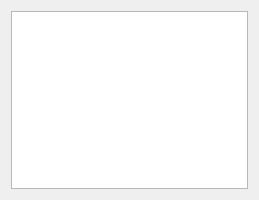
<?xml version="1.0" encoding="UTF-8"?>
<ui version="4.0">
 <class>Dialog</class>
 <widget class="QDialog" name="Dialog">
  <property name="geometry">
   <rect>
    <x>0</x>
    <y>0</y>
    <width>259</width>
    <height>200</height>
   </rect>
  </property>
  <property name="windowTitle">
   <string>Dialog</string>
  </property>
  <layout class="QVBoxLayout" name="verticalLayout">
   <item>
    <widget class="QTableWidget" name="results_table">
     <attribute name="horizontalHeaderVisible">
      <bool>false</bool>
     </attribute>
     <attribute name="horizontalHeaderMinimumSectionSize">
      <number>400</number>
     </attribute>
    </widget>
   </item>
  </layout>
 </widget>
 <resources/>
 <connections/>
</ui>
